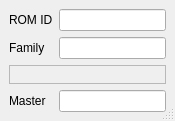
<?xml version="1.0" encoding="UTF-8"?>
<ui version="4.0">
 <class>onewiredevice</class>
 <widget class="QDialog" name="onewiredevice">
  <property name="windowModality">
   <enum>Qt::NonModal</enum>
  </property>
  <property name="geometry">
   <rect>
    <x>0</x>
    <y>0</y>
    <width>175</width>
    <height>121</height>
   </rect>
  </property>
  <property name="focusPolicy">
   <enum>Qt::StrongFocus</enum>
  </property>
  <property name="windowTitle">
   <string>Module</string>
  </property>
  <property name="windowIcon">
   <iconset resource="onewire.qrc">
    <normaloff>:/images/images/kfm_home.png</normaloff>:/images/images/kfm_home.png</iconset>
  </property>
  <property name="sizeGripEnabled">
   <bool>true</bool>
  </property>
  <property name="modal">
   <bool>false</bool>
  </property>
  <layout class="QGridLayout">
   <property name="leftMargin">
    <number>9</number>
   </property>
   <property name="topMargin">
    <number>9</number>
   </property>
   <property name="rightMargin">
    <number>9</number>
   </property>
   <property name="bottomMargin">
    <number>9</number>
   </property>
   <property name="spacing">
    <number>6</number>
   </property>
   <item row="3" column="0" colspan="2">
    <widget class="QFrame" name="frame">
     <property name="frameShape">
      <enum>QFrame::StyledPanel</enum>
     </property>
     <property name="frameShadow">
      <enum>QFrame::Raised</enum>
     </property>
    </widget>
   </item>
   <item row="4" column="0">
    <widget class="QLabel" name="labeladresseip_3">
     <property name="text">
      <string>Master</string>
     </property>
    </widget>
   </item>
   <item row="4" column="1">
    <widget class="QLineEdit" name="ipaddress">
     <property name="acceptDrops">
      <bool>false</bool>
     </property>
     <property name="text">
      <string/>
     </property>
     <property name="readOnly">
      <bool>true</bool>
     </property>
    </widget>
   </item>
   <item row="2" column="0">
    <widget class="QLabel" name="labeladresseip_2">
     <property name="text">
      <string>Family</string>
     </property>
    </widget>
   </item>
   <item row="1" column="0">
    <widget class="QLabel" name="labeladresseip">
     <property name="text">
      <string>ROM ID</string>
     </property>
    </widget>
   </item>
   <item row="2" column="1">
    <widget class="QLineEdit" name="family">
     <property name="acceptDrops">
      <bool>false</bool>
     </property>
     <property name="text">
      <string/>
     </property>
     <property name="readOnly">
      <bool>true</bool>
     </property>
    </widget>
   </item>
   <item row="1" column="1">
    <widget class="QLineEdit" name="RomID">
     <property name="acceptDrops">
      <bool>false</bool>
     </property>
     <property name="text">
      <string/>
     </property>
     <property name="readOnly">
      <bool>true</bool>
     </property>
    </widget>
   </item>
  </layout>
 </widget>
 <resources>
  <include location="onewire.qrc"/>
 </resources>
 <connections/>
</ui>
